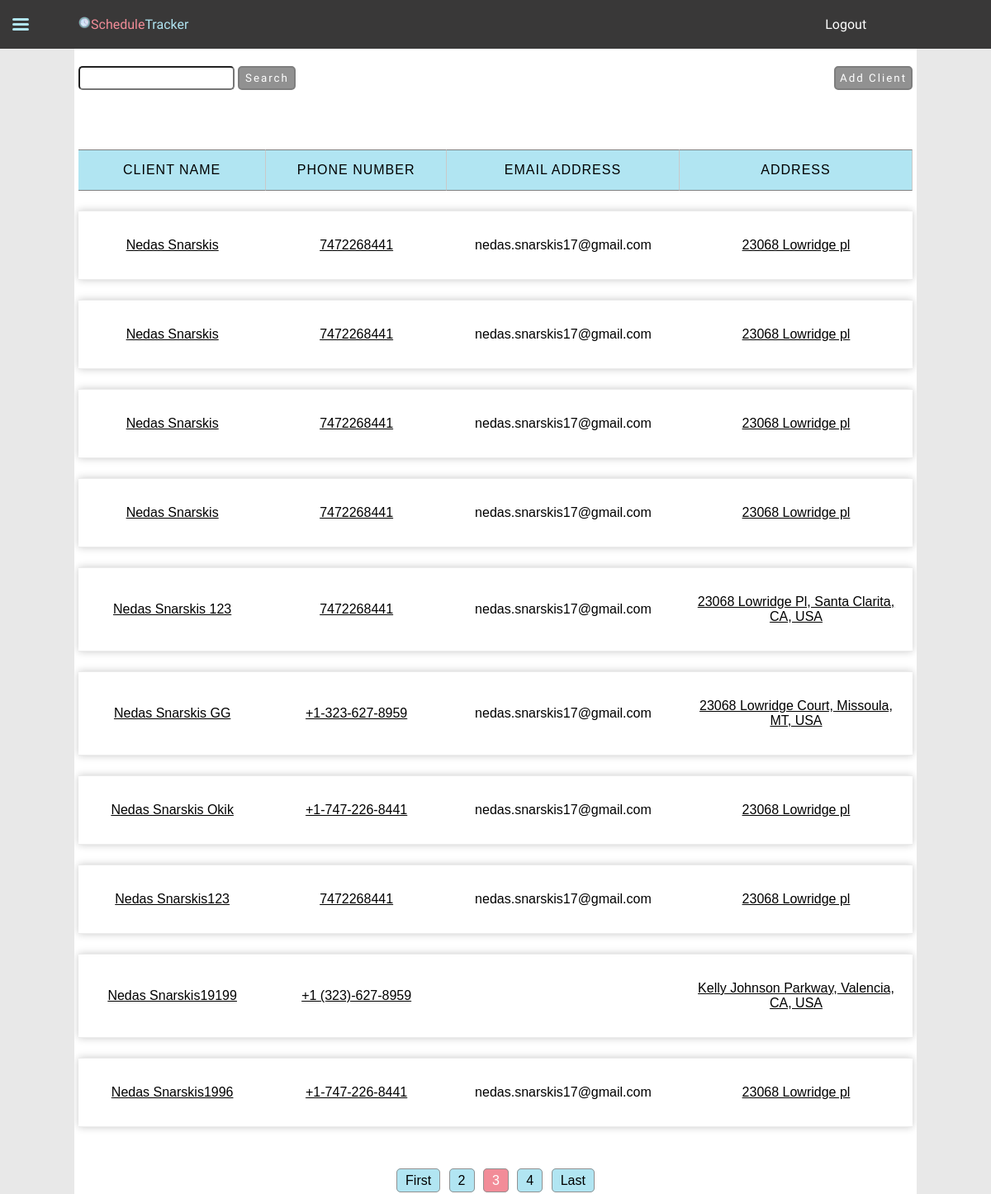
The app's page /clients/?page=3&query= (signed in) with its own data.
### JobTrackingApp/models.py (models this page shows, shortened)
class Client(models.Model):
    user = models.ForeignKey(User, on_delete=models.CASCADE)
    name = models.CharField(max_length=30)
    address = models.CharField(max_length=60)
    phone_number = models.CharField(blank=True, max_length=30)
    email_address = models.EmailField(blank=True, max_length=30)

### JobTrackingApp/views.py (the view, shortened to what this page needs)
# urls.py: path("clients/", views.clients, name="clients"),
@login_required
def clients(request):
    clientList = Client.objects.filter(user=request.user).order_by("name")
    if request.method == "GET":
        form = ClientForm()
        searchForm = SearchForm(request.GET)
        if searchForm.is_valid():
            data = searchForm.cleaned_data
            query = data["query"]
            if query:
                clientList = clientList.filter(name__icontains=query)
    page_number = request.GET.get("page", 1)
    paginator = Paginator(clientList, 10)
    pageList = paginator.get_page(page_number)
    context = {
        "paginator": paginator,
        "page_obj": pageList,
        "form": form,
        "searchForm": searchForm,
        "is_paginated": True,
        "search": query,
    }
    return render(
        request,
        "JobTrackingApp/clients.html",
        context,
    )

### JobTrackingApp/forms.py (shortened to what this page needs)
class ClientForm(ModelForm):
    name = forms.CharField(
        error_messages={"invalid": "Client with the same name already exists"}
    )
    name.widget.attrs.update(
        {"placeholder": "required", "autocomplete": "new-password"}
    )
    address = forms.CharField()
    address.widget.attrs.update(
        {"autocomplete": "new-password", "placeholder": "required"}
    )
    phone_number = forms.RegexField(
        regex=r"^(\+?1?)\D*(\d{3})\D*(\d{3})\D*(\d{4})\D*$",
        error_messages={
            "invalid": "Phone number must be entered in the format: '+1-333-666-9999'",
        },
        required=False,
        widget=forms.TextInput(
            attrs={
                "placeholder": "Example: +1-323-627-8956 (optional)",
                "autocomplete": "new-password",
            }
        ),
    )
    email_address = forms.EmailField(required=False)
    email_address.widget.attrs.update(
        {"placeholder": "optional", "autocomplete": "new-password"}
    )
    class Meta:
        model = Client
        fields = ["name", "address", "phone_number", "email_address"]

class SearchForm(forms.Form):
    query = forms.CharField(max_length=100, required=False)

### JobTrackingApp/templates/JobTrackingApp/clients.html (shortened to what this page needs)
{% extends 'JobTrackingApp/base.html' %}
{% load static %}
{% block css %}
    <link rel="stylesheet" href="{% static 'css/clients.css' %}">
{% endblock css %}
{% block content %}
    <div class="wrapper">
        <div class="search">
            <form class="searchForm" action='' method='GET'>
                {{ searchForm.query }}
                <input class="button" type="submit" value="Search">
            </form>
        </div>
        <div class="features">
            <button class="addClient button"> Add Client </button>
        </div>
    </div>
    <table id="clientsTable">
        {% if page_obj %}
            <tr class="table-header">
                <th> Client name</th>
                <th> Phone number</th>
                <th> Email address </th>
                <th> Address </th>
            </tr>
            {% for client in page_obj %}
                <tr class="table-row">
                    <td data-name="Client name" class="tdName"><a class="link" href="{% url 'client-detail' client.pk %}">{{ client.name }}</a></td>
                    <td data-name="Phone number"><a href="tel:{{ client.phone_number }}"> {{ client.phone_number }} </a></td>
                    <td data-name="Email Address"> {{ client.email_address }} </td>
                    <td data-name="Address"><a target="_blank" href="https://www.google.com/maps/search/?api=1&query={{ client.address }}">{{ client.address }}</a></td>
                </tr>
            {% endfor %}
        {% else %}
            <p class="not-found"> Client was not found. Maybe create a new client?</p>
        {% endif %}
    </table>
    {% if is_paginated %}
    <div class="paginator">
        {% if page_obj.has_previous %}
            {% if page_obj.number != 2 %}
            <a href="?page=1&query={{ search }}" class="page-number">First</a>
            {% endif %}
            <a href="?page={{ page_obj.previous_page_number }}&query={{ search }}" class="page-number">{{ page_obj.previous_page_number }}</a>
        {% endif %}
        <a class="current-page-number">{{ page_obj.number }}</a>
        {% if page_obj.has_next %}
            <a href="?page={{ page_obj.next_page_number }}&query={{ search }}" class="page-number">{{ page_obj.next_page_number }}</a>
        {% endif %}
        {% if paginator.num_pages > page_obj.next_page_number %}
            <a href="?page={{ paginator.num_pages }}&query={{ search }}" class="page-number">Last</a>
        {% endif %}
    </div>
    {% endif %}
{% endblock content %}

### static/css/main.css (style rules this page uses)
.button { padding: 5px; width: 100%; border-radius: 5px; cursor: pointer; background-color: #919191; color: white; font-family: 'Balsamiq Sans', cursive; letter-spacing: 2px; border: 2px solid #7e7e7e; }
a, a:visited { text-decoration: none; color: inherit; }
body { margin: 0px; padding: 0px; background-color: #e8e8e8; font-family: Arial, Helvetica, sans-serif; }

### static/css/clients.css (style rules this page uses)
a, a:visited { text-decoration: none; }
a.page-number { padding: 5px 10px; border: 1px solid #919191; border-radius: 5px; background-color: #b1e5f2; cursor: pointer; text-align: center; margin: 3px; }
a.current-page-number { padding: 5px 10px; border: 1px solid #919191; border-radius: 5px; background-color: #f28c98; color: white; cursor: pointer; text-align: center; margin: 3px; }
.button { padding: 5px; width: 100%; border-radius: 5px; cursor: pointer; background-color: #919191; color: white; font-family: 'Balsamiq Sans', cursive; letter-spacing: 2px; border: 2px solid #7e7e7e; }
body { margin: 0px; padding: 0px; background-color: #e8e8e8; font-family: Arial, Helvetica, sans-serif; }
main div.wrapper { margin: 1rem auto 2rem auto; display: flex; flex-direction: row; justify-content: space-between; flex-wrap: wrap-reverse; }
main div.wrapper div { margin-bottom: 1rem; }
main div.wrapper div.search { display: flex; flex-wrap: nowrap; flex-direction: row; }
main div.wrapper div.search input { padding: 5px; border-radius: 5px; }
main div.wrapper div.search input.button { width: 70px; }
main div.wrapper div.search input#id_query { min-width: 70px; max-width: 175px; }
main div.wrapper div.features button.addClient { padding: 5px; border-radius: 5px; cursor: pointer; }
main table#clientsTable { width: 100%; border-spacing: 0 1.5rem; margin-bottom: 2rem; margin-top: 2rem; }
main table#clientsTable th { text-align: center; padding: 15px; border-bottom: 1px solid grey; border-top: 1px solid grey; background-color: #f28c98; background-color: #b1e5f2; border-right: 1px solid #c9c9c9; text-transform: uppercase; font-family: 'Franklin Gothic Medium', 'Arial Narrow', Arial, sans-serif; font-weight: normal; letter-spacing: 1px; }
main table#clientsTable td { text-align: center; padding: 2rem 12px; border-bottom: 1px solid #ebebeb; border-top: 1px solid #ebebeb; max-width: 200px; }
main table#clientsTable td a { color: inherit; text-decoration: underline; text-decoration-color: inherit; }
main table#clientsTable tr.table-row { background-color: white; box-shadow: 0px 0px 9px 0px #c9c9c9; }
main div.paginator { clear: both; margin: auto; text-align: center; margin: 0.5rem auto 0.1rem auto; }

### records on screen
Client: name "Nedas Snarskis", phone_number "7472268441", email_address "nedas.snarskis17@gmail.com", address "23068 Lowridge pl"
Client: name "Nedas Snarskis", phone_number "7472268441", email_address "nedas.snarskis17@gmail.com", address "23068 Lowridge pl"
Client: name "Nedas Snarskis", phone_number "7472268441", email_address "nedas.snarskis17@gmail.com", address "23068 Lowridge pl"
Client: name "Nedas Snarskis", phone_number "7472268441", email_address "nedas.snarskis17@gmail.com", address "23068 Lowridge pl"
Client: name "Nedas Snarskis 123", phone_number "7472268441", email_address "nedas.snarskis17@gmail.com", address "23068 Lowridge Pl, Santa Clarita, CA, USA"
Client: name "Nedas Snarskis GG", phone_number "+1-323-627-8959", email_address "nedas.snarskis17@gmail.com", address "23068 Lowridge Court, Missoula, MT, USA"
Client: name "Nedas Snarskis Okik", phone_number "+1-747-226-8441", email_address "nedas.snarskis17@gmail.com", address "23068 Lowridge pl"
Client: name "Nedas Snarskis123", phone_number "7472268441", email_address "nedas.snarskis17@gmail.com", address "23068 Lowridge pl"
Client: name "Nedas Snarskis19199", phone_number "+1 (323)-627-8959", address "Kelly Johnson Parkway, Valencia, CA, USA"
Client: name "Nedas Snarskis1996", phone_number "+1-747-226-8441", email_address "nedas.snarskis17@gmail.com", address "23068 Lowridge pl"

### other values on screen
{{ page_obj.previous_page_number }} "2"
{{ page_obj.number }} "3"
{{ page_obj.next_page_number }} "4"
